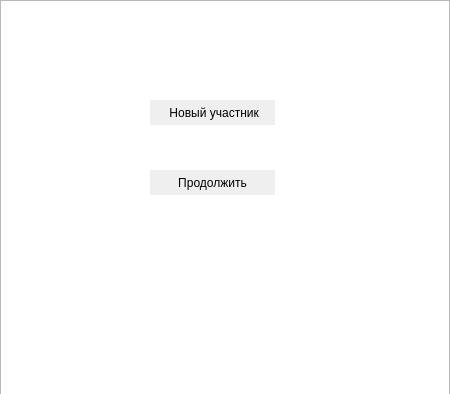
<?xml version="1.0" encoding="UTF-8"?>
<ui version="4.0">
 <class>Dialog</class>
 <widget class="QDialog" name="Dialog">
  <property name="enabled">
   <bool>true</bool>
  </property>
  <property name="geometry">
   <rect>
    <x>0</x>
    <y>0</y>
    <width>450</width>
    <height>394</height>
   </rect>
  </property>
  <property name="cursor">
   <cursorShape>ArrowCursor</cursorShape>
  </property>
  <property name="windowTitle">
   <string>Dialog</string>
  </property>
  <property name="autoFillBackground">
   <bool>true</bool>
  </property>
  <property name="styleSheet">
   <string notr="true"/>
  </property>
  <widget class="QGraphicsView" name="graphicsView">
   <property name="geometry">
    <rect>
     <x>0</x>
     <y>0</y>
     <width>450</width>
     <height>400</height>
    </rect>
   </property>
   <property name="styleSheet">
    <string notr="true">background: url(include/back.jpg);</string>
   </property>
  </widget>
  <widget class="QPushButton" name="pushNew">
   <property name="geometry">
    <rect>
     <x>150</x>
     <y>100</y>
     <width>125</width>
     <height>25</height>
    </rect>
   </property>
   <property name="acceptDrops">
    <bool>true</bool>
   </property>
   <property name="autoFillBackground">
    <bool>true</bool>
   </property>
   <property name="styleSheet">
    <string notr="true"/>
   </property>
   <property name="text">
    <string> Новый участник</string>
   </property>
   <property name="default">
    <bool>true</bool>
   </property>
   <property name="flat">
    <bool>true</bool>
   </property>
  </widget>
  <widget class="QPushButton" name="pushConnect">
   <property name="geometry">
    <rect>
     <x>150</x>
     <y>170</y>
     <width>125</width>
     <height>25</height>
    </rect>
   </property>
   <property name="acceptDrops">
    <bool>false</bool>
   </property>
   <property name="toolTip">
    <string notr="true"/>
   </property>
   <property name="whatsThis">
    <string notr="true"/>
   </property>
   <property name="accessibleName">
    <string notr="true"/>
   </property>
   <property name="accessibleDescription">
    <string notr="true"/>
   </property>
   <property name="layoutDirection">
    <enum>Qt::LeftToRight</enum>
   </property>
   <property name="autoFillBackground">
    <bool>true</bool>
   </property>
   <property name="styleSheet">
    <string notr="true"/>
   </property>
   <property name="text">
    <string>Продолжить</string>
   </property>
   <property name="checkable">
    <bool>false</bool>
   </property>
   <property name="flat">
    <bool>true</bool>
   </property>
  </widget>
 </widget>
 <resources/>
 <connections/>
</ui>
